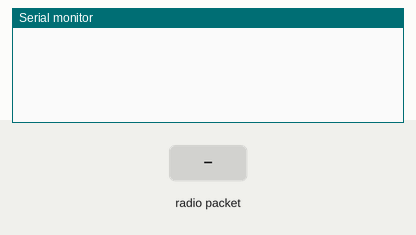
Simulated run of this sketch. Board: Arduino Uno, built with avr-gcc and run on an emulated ATmega328P. Shown: the last lines printed to the serial monitor. Inputs (shaded band) come from the test bench. No radio packets arrive unless stated.

Above: at 1.2 s.
1.3 s: radio packet "1" arrives
At 2.1 s:
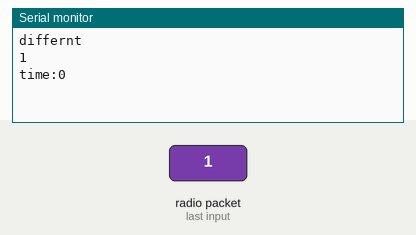
2.8 s: radio packet "0" arrives
At 3.2 s:
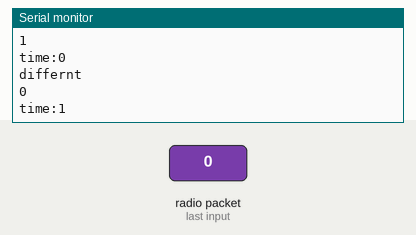
4.3 s: radio packet "2" arrives
At 5.6 s:
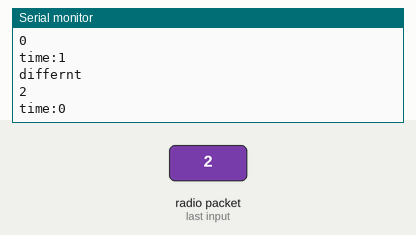

The sketch:

RFtextreceive.ino
```cpp
#include <SPI.h> // for SPI communication
#include <nRF24L01.h>
#include <RF24.h>
#include <string.h>

RF24 radio(9, 10); // CE, CSN

const byte address[6] = "00001"; // the address the the module

void setup() {
  Serial.begin(9600);
  radio.begin();
  radio.openReadingPipe(0, address);
  radio.setPALevel(RF24_PA_MIN);
  radio.startListening();
}

void loop() {
  char first[32] = "";
  unsigned long nextTime;
  unsigned long nowTime = millis();
  if (radio.available()) { // if nrf has any incoming data

    char text[32] = "";
    radio.read(&text, sizeof(text));
    if(first == ""){
      strcpy(first, text);
    }
    else if(strcmp(first,text) != 0){
      nextTime = millis();
      Serial.println("differnt");
    }
    unsigned long dif = nextTime - nowTime;
    Serial.println(text);
    Serial.print("time:");
    Serial.println(dif);

    delay(1000);
  }
}
```

Measured:
- after the input at 1.3 s, the serial monitor: prints a new line at once (image 1)
- after the input at 2.8 s, the serial monitor: prints a new line at once (image 2)
- after the input at 4.3 s, the serial monitor: prints a new line at once (image 3)
